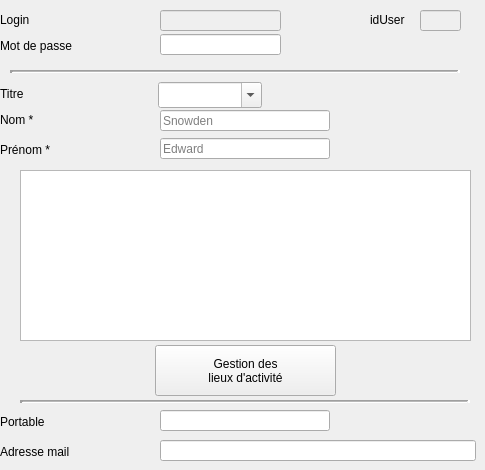
       <widget class="QWidget" name="Socialwidget" native="true">
        <property name="minimumSize">
         <size>
          <width>485</width>
          <height>470</height>
         </size>
        </property>
        <widget class="QLabel" name="MDPlabel_2">
         <property name="geometry">
          <rect>
           <x>0</x>
           <y>38</y>
           <width>149</width>
           <height>16</height>
          </rect>
         </property>
         <property name="contextMenuPolicy">
          <enum>Qt::NoContextMenu</enum>
         </property>
         <property name="text">
          <string>Mot de passe</string>
         </property>
        </widget>
        <widget class="QLabel" name="Nomlabel">
         <property name="geometry">
          <rect>
           <x>0</x>
           <y>112</y>
           <width>149</width>
           <height>16</height>
          </rect>
         </property>
         <property name="contextMenuPolicy">
          <enum>Qt::NoContextMenu</enum>
         </property>
         <property name="text">
          <string>Nom *</string>
         </property>
        </widget>
        <widget class="QLabel" name="Portlabel">
         <property name="geometry">
          <rect>
           <x>0</x>
           <y>414</y>
           <width>149</width>
           <height>16</height>
          </rect>
         </property>
         <property name="contextMenuPolicy">
          <enum>Qt::NoContextMenu</enum>
         </property>
         <property name="text">
          <string>Portable</string>
         </property>
        </widget>
        <widget class="UpLineEdit" name="NomuplineEdit">
         <property name="geometry">
          <rect>
           <x>160</x>
           <y>110</y>
           <width>170</width>
           <height>21</height>
          </rect>
         </property>
         <property name="focusPolicy">
          <enum>Qt::StrongFocus</enum>
         </property>
         <property name="contextMenuPolicy">
          <enum>Qt::NoContextMenu</enum>
         </property>
         <property name="maxLength">
          <number>45</number>
         </property>
         <property name="placeholderText">
          <string>Snowden</string>
         </property>
        </widget>
        <widget class="UpLineEdit" name="LoginuplineEdit">
         <property name="enabled">
          <bool>false</bool>
         </property>
         <property name="geometry">
          <rect>
           <x>160</x>
           <y>10</y>
           <width>121</width>
           <height>21</height>
          </rect>
         </property>
         <property name="contextMenuPolicy">
          <enum>Qt::NoContextMenu</enum>
         </property>
         <property name="alignment">
          <set>Qt::AlignCenter</set>
         </property>
        </widget>
        <widget class="QLabel" name="Maillabel">
         <property name="geometry">
          <rect>
           <x>0</x>
           <y>444</y>
           <width>149</width>
           <height>16</height>
          </rect>
         </property>
         <property name="contextMenuPolicy">
          <enum>Qt::NoContextMenu</enum>
         </property>
         <property name="text">
          <string>Adresse mail</string>
         </property>
        </widget>
        <widget class="QLabel" name="Prenomlabel">
         <property name="geometry">
          <rect>
           <x>0</x>
           <y>142</y>
           <width>149</width>
           <height>16</height>
          </rect>
         </property>
         <property name="contextMenuPolicy">
          <enum>Qt::NoContextMenu</enum>
         </property>
         <property name="text">
          <string>Prénom *</string>
         </property>
        </widget>
        <widget class="Line" name="line_2">
         <property name="geometry">
          <rect>
           <x>20</x>
           <y>400</y>
           <width>450</width>
           <height>3</height>
          </rect>
         </property>
         <property name="contextMenuPolicy">
          <enum>Qt::NoContextMenu</enum>
         </property>
         <property name="frameShadow">
          <enum>QFrame::Sunken</enum>
         </property>
         <property name="lineWidth">
          <number>3</number>
         </property>
         <property name="midLineWidth">
          <number>1</number>
         </property>
         <property name="orientation">
          <enum>Qt::Horizontal</enum>
         </property>
        </widget>
        <widget class="QLabel" name="Loginlabel_2">
         <property name="geometry">
          <rect>
           <x>0</x>
           <y>12</y>
           <width>149</width>
           <height>16</height>
          </rect>
         </property>
         <property name="contextMenuPolicy">
          <enum>Qt::NoContextMenu</enum>
         </property>
         <property name="text">
          <string>Login</string>
         </property>
        </widget>
        <widget class="UpComboBox" name="TitreupcomboBox">
         <property name="geometry">
          <rect>
           <x>158</x>
           <y>82</y>
           <width>104</width>
           <height>26</height>
          </rect>
         </property>
         <property name="contextMenuPolicy">
          <enum>Qt::NoContextMenu</enum>
         </property>
         <property name="editable">
          <bool>true</bool>
         </property>
        </widget>
        <widget class="UpLineEdit" name="PortableuplineEdit">
         <property name="geometry">
          <rect>
           <x>160</x>
           <y>410</y>
           <width>170</width>
           <height>21</height>
          </rect>
         </property>
         <property name="contextMenuPolicy">
          <enum>Qt::NoContextMenu</enum>
         </property>
         <property name="maxLength">
          <number>17</number>
         </property>
        </widget>
        <widget class="UpLineEdit" name="PrenomuplineEdit">
         <property name="geometry">
          <rect>
           <x>160</x>
           <y>138</y>
           <width>170</width>
           <height>21</height>
          </rect>
         </property>
         <property name="focusPolicy">
          <enum>Qt::StrongFocus</enum>
         </property>
         <property name="contextMenuPolicy">
          <enum>Qt::NoContextMenu</enum>
         </property>
         <property name="text">
          <string/>
         </property>
         <property name="maxLength">
          <number>45</number>
         </property>
         <property name="placeholderText">
          <string>Edward</string>
         </property>
        </widget>
        <widget class="UpLineEdit" name="MDPuplineEdit">
         <property name="geometry">
          <rect>
           <x>160</x>
           <y>34</y>
           <width>121</width>
           <height>21</height>
          </rect>
         </property>
         <property name="focusPolicy">
          <enum>Qt::NoFocus</enum>
         </property>
         <property name="contextMenuPolicy">
          <enum>Qt::NoContextMenu</enum>
         </property>
         <property name="echoMode">
          <enum>QLineEdit::Password</enum>
         </property>
         <property name="alignment">
          <set>Qt::AlignCenter</set>
         </property>
        </widget>
        <widget class="QLabel" name="Titrelabel">
         <property name="geometry">
          <rect>
           <x>0</x>
           <y>86</y>
           <width>149</width>
           <height>16</height>
          </rect>
         </property>
         <property name="contextMenuPolicy">
          <enum>Qt::NoContextMenu</enum>
         </property>
         <property name="text">
          <string>Titre</string>
         </property>
        </widget>
        <widget class="UpLineEdit" name="MailuplineEdit">
         <property name="geometry">
          <rect>
           <x>160</x>
           <y>440</y>
           <width>316</width>
           <height>21</height>
          </rect>
         </property>
         <property name="contextMenuPolicy">
          <enum>Qt::NoContextMenu</enum>
         </property>
         <property name="maxLength">
          <number>45</number>
         </property>
        </widget>
        <widget class="UpLineEdit" name="idUseruplineEdit">
         <property name="enabled">
          <bool>false</bool>
         </property>
         <property name="geometry">
          <rect>
           <x>420</x>
           <y>10</y>
           <width>41</width>
           <height>21</height>
          </rect>
         </property>
         <property name="focusPolicy">
          <enum>Qt::NoFocus</enum>
         </property>
         <property name="contextMenuPolicy">
          <enum>Qt::NoContextMenu</enum>
         </property>
         <property name="alignment">
          <set>Qt::AlignCenter</set>
         </property>
        </widget>
        <widget class="QLabel" name="idUserlabel">
         <property name="enabled">
          <bool>true</bool>
         </property>
         <property name="geometry">
          <rect>
           <x>370</x>
           <y>12</y>
           <width>45</width>
           <height>16</height>
          </rect>
         </property>
         <property name="contextMenuPolicy">
          <enum>Qt::NoContextMenu</enum>
         </property>
         <property name="text">
          <string>idUser</string>
         </property>
        </widget>
        <widget class="Line" name="line_4">
         <property name="geometry">
          <rect>
           <x>10</x>
           <y>70</y>
           <width>450</width>
           <height>3</height>
          </rect>
         </property>
         <property name="contextMenuPolicy">
          <enum>Qt::NoContextMenu</enum>
         </property>
         <property name="frameShadow">
          <enum>QFrame::Sunken</enum>
         </property>
         <property name="lineWidth">
          <number>3</number>
         </property>
         <property name="midLineWidth">
          <number>1</number>
         </property>
         <property name="orientation">
          <enum>Qt::Horizontal</enum>
         </property>
        </widget>
        <widget class="UpLabel" name="ModifMDPUserupLabel">
         <property name="geometry">
          <rect>
           <x>290</x>
           <y>33</y>
           <width>29</width>
           <height>23</height>
          </rect>
         </property>
         <property name="cursor">
          <cursorShape>PointingHandCursor</cursorShape>
         </property>
         <property name="contextMenuPolicy">
          <enum>Qt::NoContextMenu</enum>
         </property>
         <property name="toolTip">
          <string/>
         </property>
         <property name="text">
          <string/>
         </property>
         <property name="pixmap">
          <pixmap resource="../assets/Images/images.qrc">:/password.png</pixmap>
         </property>
         <property name="scaledContents">
          <bool>true</bool>
         </property>
        </widget>
        <widget class="UpPushButton" name="GestLieuxpushButton">
         <property name="geometry">
          <rect>
           <x>155</x>
           <y>345</y>
           <width>181</width>
           <height>51</height>
          </rect>
         </property>
         <property name="text">
          <string>Gestion des
lieux d'activité</string>
         </property>
         <property name="icon">
          <iconset resource="../assets/Images/images.qrc">
           <normaloff>:/address-book.png</normaloff>:/address-book.png</iconset>
         </property>
         <property name="iconSize">
          <size>
           <width>30</width>
           <height>30</height>
          </size>
         </property>
        </widget>
        <widget class="UpTableWidget" name="AdressupTableWidget">
         <property name="geometry">
          <rect>
           <x>20</x>
           <y>170</y>
           <width>451</width>
           <height>171</height>
          </rect>
         </property>
        </widget>
       </widget>
